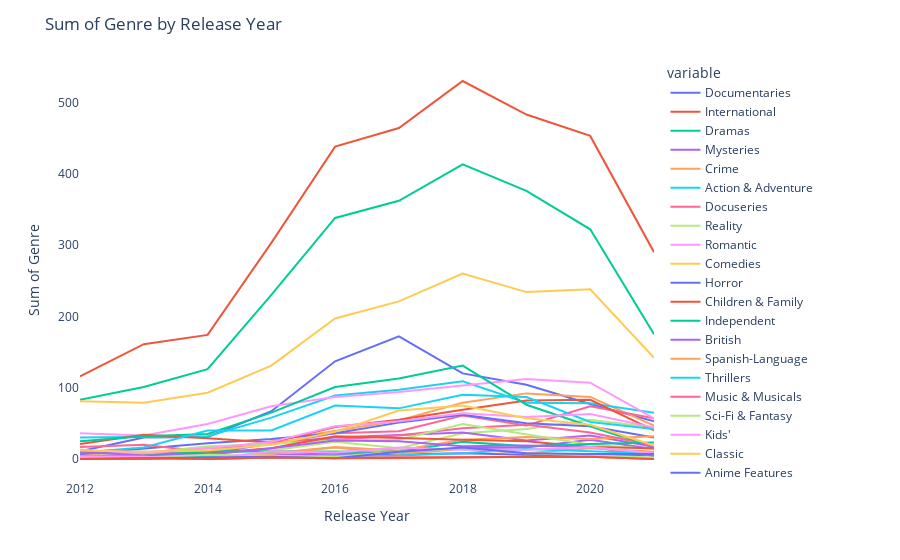

Here is the notebook cell this chart was saved with:
### Code cell
#group by release year and find the average genre
nf.groupby('release_year').sum().reset_index()

#make graph of the average genre by release year just 10 years
fig = px.line(nf.groupby('release_year').sum().reset_index().iloc[-10:], x='release_year', y=nf.groupby('release_year').sum().reset_index().iloc[-10:].columns[1:])
fig.update_layout(title_text='Sum of Genre by Release Year')
#remove background
fig.update_layout(plot_bgcolor='rgba(0,0,0,0)')
#x axis name
fig.update_xaxes(title_text='Release Year')
#y axis name
fig.update_yaxes(title_text='Sum of Genre')
fig.show()

### Figure 1 — Plotly figure (JSON) as saved in the notebook; plotly's stock layout.template omitted (floating-point values rounded to 4 significant figures)
{"data": [{"hovertemplate": "variable=Documentaries<br>release_year=%{x}<br>value=%{y}<extra></extra>", "legendgroup": "Documentaries", "line": {"color": "#636efa", "dash": "solid"}, "marker": {"symbol": "circle"}, "mode": "lines", "name": "Documentaries", "orientation": "v", "showlegend": true, "type": "scatter", "x": [2012, 2013, 2014, 2015, 2016, 2017, 2018, 2019, 2020, 2021], "xaxis": "x", "y": [11, 30, 31, 67, 137, 172, 120, 104, 77, 53], "yaxis": "y"}, {"hovertemplate": "variable=International<br>release_year=%{x}<br>value=%{y}<extra></extra>", "legendgroup": "International", "line": {"color": "#EF553B", "dash": "solid"}, "marker": {"symbol": "circle"}, "mode": "lines", "name": "International", "orientation": "v", "showlegend": true, "type": "scatter", "x": [2012, 2013, 2014, 2015, 2016, 2017, 2018, 2019, 2020, 2021], "xaxis": "x", "y": [116, 161, 174, 303, 438, 464, 530, 483, 453, 290], "yaxis": "y"}, {"hovertemplate": "variable=Dramas<br>release_year=%{x}<br>value=%{y}<extra></extra>", "legendgroup": "Dramas", "line": {"color": "#00cc96", "dash": "solid"}, "marker": {"symbol": "circle"}, "mode": "lines", "name": "Dramas", "orientation": "v", "showlegend": true, "type": "scatter", "x": [2012, 2013, 2014, 2015, 2016, 2017, 2018, 2019, 2020, 2021], "xaxis": "x", "y": [83, 101, 126, 230, 338, 362, 413, 376, 322, 175], "yaxis": "y"}, {"hovertemplate": "variable=Mysteries<br>release_year=%{x}<br>value=%{y}<extra></extra>", "legendgroup": "Mysteries", "line": {"color": "#ab63fa", "dash": "solid"}, "marker": {"symbol": "circle"}, "mode": "lines", "name": "Mysteries", "orientation": "v", "showlegend": true, "type": "scatter", "x": [2012, 2013, 2014, 2015, 2016, 2017, 2018, 2019, 2020, 2021], "xaxis": "x", "y": [0, 1, 1, 6, 7, 9, 15, 16, 27, 14], "yaxis": "y"}, {"hovertemplate": "variable=Crime<br>release_year=%{x}<br>value=%{y}<extra></extra>", "legendgroup": "Crime", "line": {"color": "#FFA15A", "dash": "solid"}, "marker": {"symbol": "circle"}, "mode": "lines", "name": "Crime", "orientation": "v", "showlegend": true, "type": "scatter", "x": [2012, 2013, 2014, 2015, 2016, 2017, 2018, 2019, 2020, 2021], "xaxis": "x", "y": [6, 9, 11, 25, 39, 54, 79, 92, 87, 47], "yaxis": "y"}, {"hovertemplate": "variable=Action & Adventure<br>release_year=%{x}<br>value=%{y}<extra></extra>", "legendgroup": "Action & Adventure", "line": {"color": "#19d3f3", "dash": "solid"}, "marker": {"symbol": "circle"}, "mode": "lines", "name": "Action & Adventure", "orientation": "v", "showlegend": true, "type": "scatter", "x": [2012, 2013, 2014, 2015, 2016, 2017, 2018, 2019, 2020, 2021], "xaxis": "x", "y": [30, 31, 32, 58, 89, 97, 109, 79, 78, 65], "yaxis": "y"}, {"hovertemplate": "variable=Docuseries<br>release_year=%{x}<br>value=%{y}<extra></extra>", "legendgroup": "Docuseries", "line": {"color": "#FF6692", "dash": "solid"}, "marker": {"symbol": "circle"}, "mode": "lines", "name": "Docuseries", "orientation": "v", "showlegend": true, "type": "scatter", "x": [2012, 2013, 2014, 2015, 2016, 2017, 2018, 2019, 2020, 2021], "xaxis": "x", "y": [4, 9, 15, 21, 36, 39, 61, 47, 74, 57], "yaxis": "y"}, {"hovertemplate": "variable=Reality<br>release_year=%{x}<br>value=%{y}<extra></extra>", "legendgroup": "Reality", "line": {"color": "#B6E880", "dash": "solid"}, "marker": {"symbol": "circle"}, "mode": "lines", "name": "Reality", "orientation": "v", "showlegend": true, "type": "scatter", "x": [2012, 2013, 2014, 2015, 2016, 2017, 2018, 2019, 2020, 2021], "xaxis": "x", "y": [4, 4, 9, 12, 24, 15, 36, 42, 55, 44], "yaxis": "y"}, {"hovertemplate": "variable=Romantic<br>release_year=%{x}<br>value=%{y}<extra></extra>", "legendgroup": "Romantic", "line": {"color": "#FF97FF", "dash": "solid"}, "marker": {"symbol": "circle"}, "mode": "lines", "name": "Romantic", "orientation": "v", "showlegend": true, "type": "scatter", "x": [2012, 2013, 2014, 2015, 2016, 2017, 2018, 2019, 2020, 2021], "xaxis": "x", "y": [36, 33, 49, 74, 87, 94, 103, 112, 107, 57], "yaxis": "y"}, {"hovertemplate": "variable=Comedies<br>release_year=%{x}<br>value=%{y}<extra></extra>", "legendgroup": "Comedies", "line": {"color": "#FECB52", "dash": "solid"}, "marker": {"symbol": "circle"}, "mode": "lines", "name": "Comedies", "orientation": "v", "showlegend": true, "type": "scatter", "x": [2012, 2013, 2014, 2015, 2016, 2017, 2018, 2019, 2020, 2021], "xaxis": "x", "y": [81, 79, 93, 131, 197, 221, 260, 234, 238, 142], "yaxis": "y"}, {"hovertemplate": "variable=Horror<br>release_year=%{x}<br>value=%{y}<extra></extra>", "legendgroup": "Horror", "line": {"color": "#636efa", "dash": "solid"}, "marker": {"symbol": "circle"}, "mode": "lines", "name": "Horror", "orientation": "v", "showlegend": true, "type": "scatter", "x": [2012, 2013, 2014, 2015, 2016, 2017, 2018, 2019, 2020, 2021], "xaxis": "x", "y": [7, 15, 22, 28, 36, 51, 62, 50, 46, 30], "yaxis": "y"}, {"hovertemplate": "variable=Children & Family<br>release_year=%{x}<br>value=%{y}<extra></extra>", "legendgroup": "Children & Family", "line": {"color": "#EF553B", "dash": "solid"}, "marker": {"symbol": "circle"}, "mode": "lines", "name": "Children & Family", "orientation": "v", "showlegend": true, "type": "scatter", "x": [2012, 2013, 2014, 2015, 2016, 2017, 2018, 2019, 2020, 2021], "xaxis": "x", "y": [21, 34, 29, 23, 45, 55, 69, 82, 83, 40], "yaxis": "y"}, {"hovertemplate": "variable=Independent<br>release_year=%{x}<br>value=%{y}<extra></extra>", "legendgroup": "Independent", "line": {"color": "#00cc96", "dash": "solid"}, "marker": {"symbol": "circle"}, "mode": "lines", "name": "Independent", "orientation": "v", "showlegend": true, "type": "scatter", "x": [2012, 2013, 2014, 2015, 2016, 2017, 2018, 2019, 2020, 2021], "xaxis": "x", "y": [25, 32, 35, 65, 101, 113, 131, 76, 46, 16], "yaxis": "y"}, {"hovertemplate": "variable=British<br>release_year=%{x}<br>value=%{y}<extra></extra>", "legendgroup": "British", "line": {"color": "#ab63fa", "dash": "solid"}, "marker": {"symbol": "circle"}, "mode": "lines", "name": "British", "orientation": "v", "showlegend": true, "type": "scatter", "x": [2012, 2013, 2014, 2015, 2016, 2017, 2018, 2019, 2020, 2021], "xaxis": "x", "y": [9, 10, 7, 22, 30, 34, 37, 26, 33, 17], "yaxis": "y"}, {"hovertemplate": "variable=Spanish-Language<br>release_year=%{x}<br>value=%{y}<extra></extra>", "legendgroup": "Spanish-Language", "line": {"color": "#FFA15A", "dash": "solid"}, "marker": {"symbol": "circle"}, "mode": "lines", "name": "Spanish-Language", "orientation": "v", "showlegend": true, "type": "scatter", "x": [2012, 2013, 2014, 2015, 2016, 2017, 2018, 2019, 2020, 2021], "xaxis": "x", "y": [2, 3, 1, 8, 17, 12, 27, 31, 28, 32], "yaxis": "y"}, {"hovertemplate": "variable=Thrillers<br>release_year=%{x}<br>value=%{y}<extra></extra>", "legendgroup": "Thrillers", "line": {"color": "#19d3f3", "dash": "solid"}, "marker": {"symbol": "circle"}, "mode": "lines", "name": "Thrillers", "orientation": "v", "showlegend": true, "type": "scatter", "x": [2012, 2013, 2014, 2015, 2016, 2017, 2018, 2019, 2020, 2021], "xaxis": "x", "y": [9, 16, 40, 40, 75, 71, 90, 87, 52, 42], "yaxis": "y"}, {"hovertemplate": "variable=Music & Musicals<br>release_year=%{x}<br>value=%{y}<extra></extra>", "legendgroup": "Music & Musicals", "line": {"color": "#FF6692", "dash": "solid"}, "marker": {"symbol": "circle"}, "mode": "lines", "name": "Music & Musicals", "orientation": "v", "showlegend": true, "type": "scatter", "x": [2012, 2013, 2014, 2015, 2016, 2017, 2018, 2019, 2020, 2021], "xaxis": "x", "y": [17, 20, 10, 24, 27, 33, 43, 48, 37, 19], "yaxis": "y"}, {"hovertemplate": "variable=Sci-Fi & Fantasy<br>release_year=%{x}<br>value=%{y}<extra></extra>", "legendgroup": "Sci-Fi & Fantasy", "line": {"color": "#B6E880", "dash": "solid"}, "marker": {"symbol": "circle"}, "mode": "lines", "name": "Sci-Fi & Fantasy", "orientation": "v", "showlegend": true, "type": "scatter", "x": [2012, 2013, 2014, 2015, 2016, 2017, 2018, 2019, 2020, 2021], "xaxis": "x", "y": [4, 8, 18, 21, 26, 27, 49, 34, 20, 14], "yaxis": "y"}, {"hovertemplate": "variable=Kids'<br>release_year=%{x}<br>value=%{y}<extra></extra>", "legendgroup": "Kids'", "line": {"color": "#FF97FF", "dash": "solid"}, "marker": {"symbol": "circle"}, "mode": "lines", "name": "Kids'", "orientation": "v", "showlegend": true, "type": "scatter", "x": [2012, 2013, 2014, 2015, 2016, 2017, 2018, 2019, 2020, 2021], "xaxis": "x", "y": [13, 8, 15, 24, 46, 53, 64, 59, 63, 44], "yaxis": "y"}, {"hovertemplate": "variable=Classic<br>release_year=%{x}<br>value=%{y}<extra></extra>", "legendgroup": "Classic", "line": {"color": "#FECB52", "dash": "solid"}, "marker": {"symbol": "circle"}, "mode": "lines", "name": "Classic", "orientation": "v", "showlegend": true, "type": "scatter", "x": [2012, 2013, 2014, 2015, 2016, 2017, 2018, 2019, 2020, 2021], "xaxis": "x", "y": [0, 1, 0, 2, 1, 1, 3, 3, 3, 0], "yaxis": "y"}, {"hovertemplate": "variable=Anime Features<br>release_year=%{x}<br>value=%{y}<extra></extra>", "legendgroup": "Anime Features", "line": {"color": "#636efa", "dash": "solid"}, "marker": {"symbol": "circle"}, "mode": "lines", "name": "Anime Features", "orientation": "v", "showlegend": true, "type": "scatter", "x": [2012, 2013, 2014, 2015, 2016, 2017, 2018, 2019, 2020, 2021], "xaxis": "x", "y": [2, 4, 2, 2, 5, 6, 8, 6, 3, 6], "yaxis": "y"}, {"hovertemplate": "variable=Sports<br>release_year=%{x}<br>value=%{y}<extra></extra>", "legendgroup": "Sports", "line": {"color": "#EF553B", "dash": "solid"}, "marker": {"symbol": "circle"}, "mode": "lines", "name": "Sports", "orientation": "v", "showlegend": true, "type": "scatter", "x": [2012, 2013, 2014, 2015, 2016, 2017, 2018, 2019, 2020, 2021], "xaxis": "x", "y": [4, 5, 8, 15, 32, 29, 27, 25, 17, 15], "yaxis": "y"}, {"hovertemplate": "variable=Anime Series<br>release_year=%{x}<br>value=%{y}<extra></extra>", "legendgroup": "Anime Series", "line": {"color": "#00cc96", "dash": "solid"}, "marker": {"symbol": "circle"}, "mode": "lines", "name": "Anime Series", "orientation": "v", "showlegend": true, "type": "scatter", "x": [2012, 2013, 2014, 2015, 2016, 2017, 2018, 2019, 2020, 2021], "xaxis": "x", "y": [4, 5, 11, 11, 11, 10, 24, 18, 21, 23], "yaxis": "y"}, {"hovertemplate": "variable=Korean<br>release_year=%{x}<br>value=%{y}<extra></extra>", "legendgroup": "Korean", "line": {"color": "#ab63fa", "dash": "solid"}, "marker": {"symbol": "circle"}, "mode": "lines", "name": "Korean", "orientation": "v", "showlegend": true, "type": "scatter", "x": [2012, 2013, 2014, 2015, 2016, 2017, 2018, 2019, 2020, 2021], "xaxis": "x", "y": [10, 5, 6, 15, 26, 25, 18, 19, 17, 4], "yaxis": "y"}, {"hovertemplate": "variable=Science & Nature<br>release_year=%{x}<br>value=%{y}<extra></extra>", "legendgroup": "Science & Nature", "line": {"color": "#FFA15A", "dash": "solid"}, "marker": {"symbol": "circle"}, "mode": "lines", "name": "Science & Nature", "orientation": "v", "showlegend": true, "type": "scatter", "x": [2012, 2013, 2014, 2015, 2016, 2017, 2018, 2019, 2020, 2021], "xaxis": "x", "y": [1, 2, 3, 7, 16, 7, 14, 8, 15, 10], "yaxis": "y"}, {"hovertemplate": "variable=Teen<br>release_year=%{x}<br>value=%{y}<extra></extra>", "legendgroup": "Teen", "line": {"color": "#19d3f3", "dash": "solid"}, "marker": {"symbol": "circle"}, "mode": "lines", "name": "Teen", "orientation": "v", "showlegend": true, "type": "scatter", "x": [2012, 2013, 2014, 2015, 2016, 2017, 2018, 2019, 2020, 2021], "xaxis": "x", "y": [1, 0, 3, 4, 5, 5, 8, 14, 11, 8], "yaxis": "y"}, {"hovertemplate": "variable=Cult<br>release_year=%{x}<br>value=%{y}<extra></extra>", "legendgroup": "Cult", "line": {"color": "#FF6692", "dash": "solid"}, "marker": {"symbol": "circle"}, "mode": "lines", "name": "Cult", "orientation": "v", "showlegend": true, "type": "scatter", "x": [2012, 2013, 2014, 2015, 2016, 2017, 2018, 2019, 2020, 2021], "xaxis": "x", "y": [2, 3, 0, 2, 2, 2, 3, 3, 3, 0], "yaxis": "y"}, {"hovertemplate": "variable=Faith & Spirituality<br>release_year=%{x}<br>value=%{y}<extra></extra>", "legendgroup": "Faith & Spirituality", "line": {"color": "#B6E880", "dash": "solid"}, "marker": {"symbol": "circle"}, "mode": "lines", "name": "Faith & Spirituality", "orientation": "v", "showlegend": true, "type": "scatter", "x": [2012, 2013, 2014, 2015, 2016, 2017, 2018, 2019, 2020, 2021], "xaxis": "x", "y": [1, 2, 6, 4, 3, 10, 15, 8, 5, 2], "yaxis": "y"}, {"hovertemplate": "variable=LGBTQ<br>release_year=%{x}<br>value=%{y}<extra></extra>", "legendgroup": "LGBTQ", "line": {"color": "#FF97FF", "dash": "solid"}, "marker": {"symbol": "circle"}, "mode": "lines", "name": "LGBTQ", "orientation": "v", "showlegend": true, "type": "scatter", "x": [2012, 2013, 2014, 2015, 2016, 2017, 2018, 2019, 2020, 2021], "xaxis": "x", "y": [4, 3, 0, 11, 9, 16, 13, 13, 17, 8], "yaxis": "y"}, {"hovertemplate": "variable=Stand-Up Comedy<br>release_year=%{x}<br>value=%{y}<extra></extra>", "legendgroup": "Stand-Up Comedy", "line": {"color": "#FECB52", "dash": "solid"}, "marker": {"symbol": "circle"}, "mode": "lines", "name": "Stand-Up Comedy", "orientation": "v", "showlegend": true, "type": "scatter", "x": [2012, 2013, 2014, 2015, 2016, 2017, 2018, 2019, 2020, 2021], "xaxis": "x", "y": [12, 10, 12, 20, 38, 68, 75, 57, 48, 19], "yaxis": "y"}, {"hovertemplate": "variable=Stand-Up Comedy & Talk Shows<br>release_year=%{x}<br>value=%{y}<extra></extra>", "legendgroup": "Stand-Up Comedy & Talk Shows", "line": {"color": "#636efa", "dash": "solid"}, "marker": {"symbol": "circle"}, "mode": "lines", "name": "Stand-Up Comedy & Talk Shows", "orientation": "v", "showlegend": true, "type": "scatter", "x": [2012, 2013, 2014, 2015, 2016, 2017, 2018, 2019, 2020, 2021], "xaxis": "x", "y": [0, 1, 1, 3, 1, 10, 16, 8, 7, 7], "yaxis": "y"}, {"hovertemplate": "variable=Classic & Cult<br>release_year=%{x}<br>value=%{y}<extra></extra>", "legendgroup": "Classic & Cult", "line": {"color": "#EF553B", "dash": "solid"}, "marker": {"symbol": "circle"}, "mode": "lines", "name": "Classic & Cult", "orientation": "v", "showlegend": true, "type": "scatter", "x": [2012, 2013, 2014, 2015, 2016, 2017, 2018, 2019, 2020, 2021], "xaxis": "x", "y": [0, 1, 0, 2, 1, 1, 2, 3, 3, 0], "yaxis": "y"}], "layout": {"legend": {"title": {"text": "variable"}, "tracegroupgap": 0}, "margin": {"t": 60}, "plot_bgcolor": "rgba(0,0,0,0)", "title": {"text": "Sum of Genre by Release Year"}, "xaxis": {"anchor": "y", "domain": [0, 1], "title": {"text": "Release Year"}}, "yaxis": {"anchor": "x", "domain": [0, 1], "title": {"text": "Sum of Genre"}}}}
